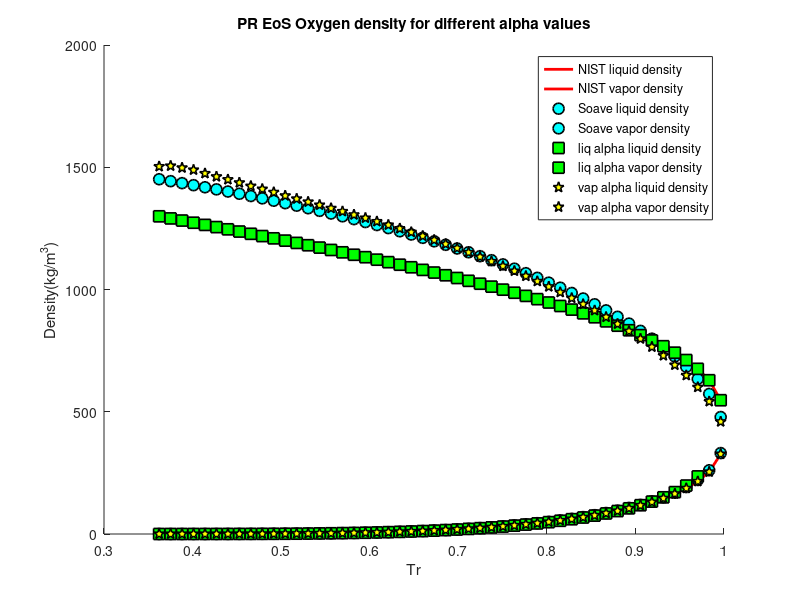

The MATLAB source for this figure:
load density_oxygen_sat_data1.mat;
Tc = 154.581;
Tr = T/Tc;
Tr1 = T1/Tc;
Tr3 = T3/Tc;
hold on 
plot(Tr,NIST_denisty_liq,'r','LineWidth',2);
plot(Tr,NIST_denisty_vap,'r','LineWidth',2);
plot(Tr,Soave_denisty_liq,'o','MarkerSize',8,'MarkerFaceColor','c','MarkerEdgeColor','k','LineWidth',1.2);
plot(Tr,Soave_denisty_vap,'o','MarkerSize',8,'MarkerFaceColor','c','MarkerEdgeColor','k','LineWidth',1.2);
plot(Tr,liq_alpha_denisty_liq,'s','MarkerSize',8,'MarkerFaceColor','g','MarkerEdgeColor','k','LineWidth',1.2);
plot(Tr3,liq_alpha_denisty_vap,'s','MarkerSize',8,'MarkerFaceColor','g','MarkerEdgeColor','k','LineWidth',1.2);
plot(Tr,vap_alpha_denisty_liq,'p','MarkerSize',8,'MarkerFaceColor','y','MarkerEdgeColor','k','LineWidth',1.2);
plot(Tr,vap_alpha_denisty_vap,'p','MarkerSize',8,'MarkerFaceColor','y','MarkerEdgeColor','k','LineWidth',1.2);
xlabel('Tr')
ylabel('Density(kg/m^3)')
title('PR EoS Oxygen density for different alpha values')
legend('NIST liquid density','NIST vapor density','Soave liquid density','Soave vapor density','liq alpha liquid density','liq alpha vapor density','vap alpha liquid density','vap alpha vapor density')
